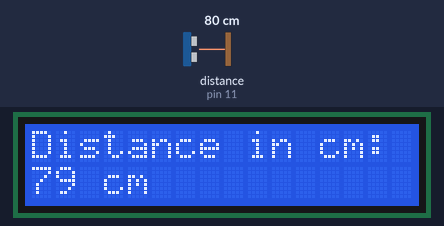
The sketch below on a simulated Arduino Nano, built with avr-gcc and run on an emulated ATmega328P. Parts: 16×2 character LCD. Wiring (inferred from the names in the program): ultrasonic range finder: trigger pin 12; echo pin 11. Inputs (shaded band) come from the test bench; at power-on: distance to the obstacle (sensor on pin 11) 80 cm. The echo pulse lasts 58.3 µs per cm; what the sketch prints to the serial monitor is not drawn.

Above: at 1.2 s.
1.3 s: distance to the obstacle (sensor on pin 11) set to 120 cm
At 1.5 s:
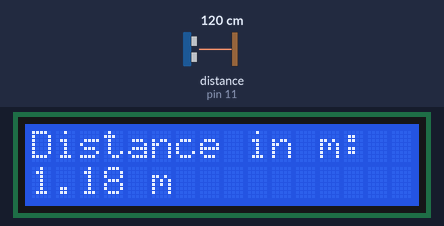
3.1 s: distance to the obstacle (sensor on pin 11) set to 2 cm
At 3.33 s:
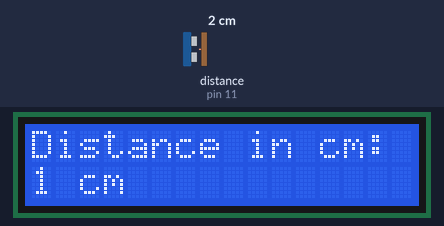
4.7 s: distance to the obstacle (sensor on pin 11) set to 4 cm
At 4.87 s:
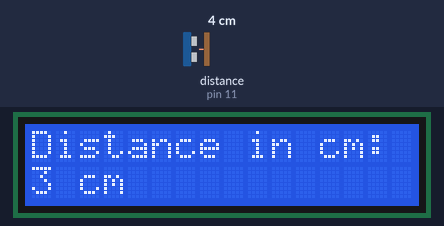

The sketch:

PortableDistanceCalculator.ino
```cpp
#include <LiquidCrystal.h>

/**************************************************
Author:         Fawaaz Kamali Siddiqui
Date:           31 October 2022
Description:    This device is called the portable distance calculator. It
                contains an LCD display to output distances between the ultrasonic
                sensor and the object in front of it. A power bank is used to supply
                the Arduino Nano. Distances are either in cm or m.
---------------------------------------------------
Connections:    echo: 11
                trig: 12
                rs:   2
                e:    3
                d4:   4
                d5:   5
                d6:   6
                d7:   7
**************************************************/

// variables
int rs = 2;
int e = 3;
int d4 = 4;
int d5 = 5;
int d6 = 6;
int d7 = 7;
int trigPin = 12;
int echoPin = 11;
int distance;
int time;

// instantiation
LiquidCrystal lcd(rs, e, d4, d5, d6, d7);

void setup() {

  lcd.begin(16, 2);
  pinMode(trigPin, OUTPUT);
  pinMode(echoPin, INPUT);
  Serial.begin(9600);

}

void loop() {

  // collect sensor values
  digitalWrite(trigPin, LOW);
  delayMicroseconds(10);
  digitalWrite(trigPin, HIGH);
  delayMicroseconds(10);
  digitalWrite(trigPin, LOW);

  // calculate distance to object
  time = pulseIn(echoPin, HIGH);
  distance = time * (0.034 / 2); // take out time taken for ping to bounce back
  Serial.println(distance);

  // display distance in m if distance is large
  if (distance > 100) {
    lcd.setCursor(0,0);
    lcd.print("Distance in m:");
    lcd.setCursor(0,1);
    lcd.print(distance/100.);
    lcd.print(" m");
    delay(250);
    lcd.clear();
  }

  // display distance in cm if distance is small
  else if (distance <= 100) {
    lcd.setCursor(0,0);
    lcd.print("Distance in cm:");
    lcd.setCursor(0,1);
    lcd.print(distance);
    lcd.print(" cm");
    delay(250);
    lcd.clear();
  }

}
```

Measured:
- after the input at 1.3 s, the display: first differs from a run without the input after 0.08 s (image 1)
- after the input at 3.1 s, the display: first differs from a run without the input after 0.11 s (image 2)
- after the input at 4.7 s, the display: first differs from a run without the input after 0.05 s (image 3)
